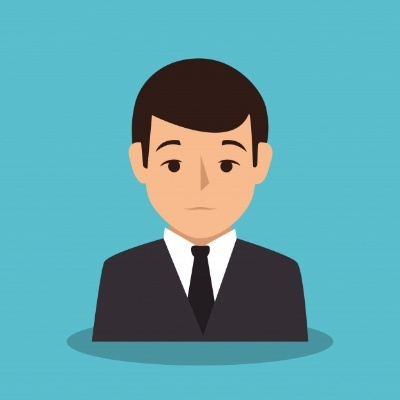
#> input picture small.jpg, 400 x 400 px
$ python translation.py
#> lines starting #> are read from the running program, lines starting #| are printed output that depends on the picture
# [25 lines of commented-out code are left out]


import cv2 as cv
import numpy as np

image = cv.imread("small.jpg")
#> image is the input picture: shape (400, 400, 3); mean B, G, R 171.9, 163.4, 95.3

row,col,chan = image.shape
#> row = 400; col = 400; chan = 3

translation_matrix = np.float32(
    [
        [1, 0, 100],
        [0, 1, 200]
    ]
)

# image = cv.rectangle(image, (100, 200), (350, 150), (0, 225, 0), -1)
translated_image = cv.warpAffine(image, translation_matrix, (600, 600))
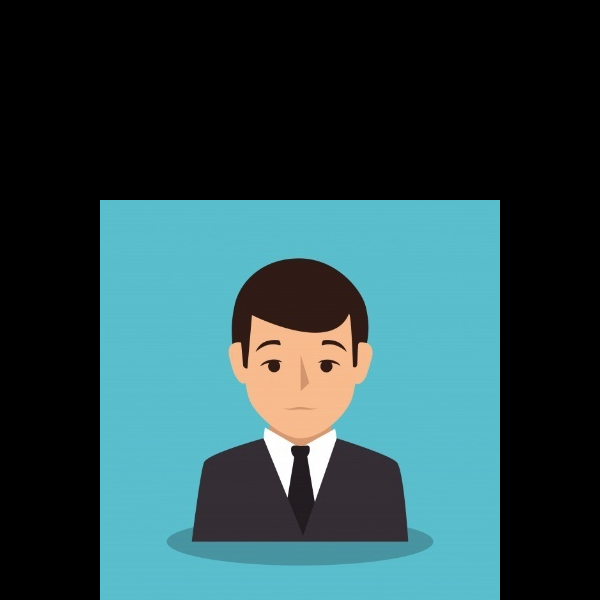
#> translated_image: shape (600, 600, 3); mean B, G, R 76.4, 72.6, 42.4

cv.imshow('Og', image)
cv.imshow('Translated Image', translated_image)


cv.waitKey(0)
